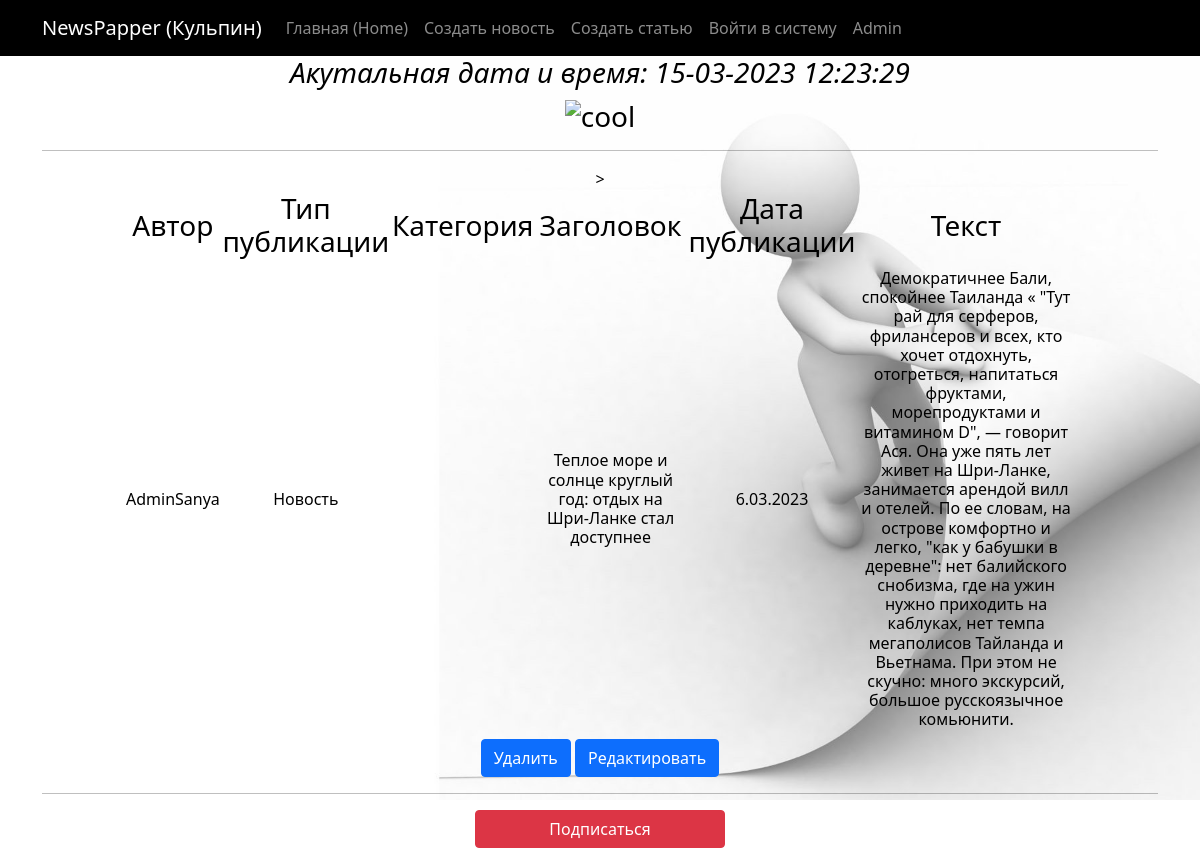
The page /news/16 on the database its author committed.
### news/models.py (models this page shows, shortened)
class Post(models.Model):
    article = 'AR'
    news = 'NE'
    POST_TYPES = [
        (article, 'Статья'),
        (news, 'Новость')
    ]
    author = models.ForeignKey(Author, on_delete=models.CASCADE)
    post_type = models.CharField(max_length=2, choices=POST_TYPES)
    time_created = models.DateTimeField(auto_now_add=True)
    categories = models.ManyToManyField(Category, through='PostCategory')
    title = models.CharField(max_length=255)
    text = models.TextField()
    rating = models.FloatField(default=0.0)

class Author(models.Model):
    rating = models.FloatField(default=0.0)
    user = models.OneToOneField(User, on_delete=models.CASCADE)
    def __str__(self):
        return self.user.username

### news/views.py (the view)
# urls.py: path('<int:pk>', PostDetail.as_view(), name='postdetail'),
class PostDetail(DetailView):
    model = Post
    template_name = 'news_pk.html'
    context_object_name = 'post'

### news/templatetags/custom_filters.py (called while the page is built)
@register.filter()
def currency(value, code='rub'):
   postfix = CURRENCIES_SYMBOLS[code]
   return f'{value} {postfix}'

@register.filter()
def censor(value):
   bad_words = ('скотина', 'бляха')
   if not isinstance(value, str):
      raise TypeError(f"unresolved type '{type(value)}' expected  type 'str'")
   for word in value.split():
      if word.lower() in bad_words:
         value = value.replace(word, f"{word[0]}{'*' * (len(word) - 2)}{word[-1]}")
   return value

### news/templatetags/custom_tags.py (called while the page is built)
@register.simple_tag()
def current_time(format_string='%d-%m-%Y %H:%M:%S'):
   return datetime.utcnow().strftime(format_string)

### templates/news_pk.html (shortened to what this page needs)
{% extends 'flatpages/default.html' %}
{% load custom_filters %}
{% load custom_tags %}
{% block content %}
   <h3><em>Акутальная дата и время: {% current_time '%d-%m-%Y %H:%M:%S' %}</em></h3>
   <h3><p>{{ next_sale|default_if_none:"Скоро обновление новостей!" }}<img src="https://html5-editor.net/tinymce/plugins/emoticons/img/smiley-cool.gif" alt="cool" /></p> </h3>
   <hr>
   {% if post %}
       <table>
           <tr>
               <td><h3>Автор</h3></td>
               <td><h3>Тип публикации</h3></td>
               <td><h3>Категория</h3></td>
               <td><h3>Заголовок</h3></td>
               <td><h3>Дата публикации</h3></td>
               <td><h3>Текст</h3></td>
           </tr>
           <tr>
               <td><h6>{{ post.author | currency:'Fi' | censor}}</h6></td>
               <td><h6>{{ post.get_post_type_display }}</h6></td>
               <td><h6>{% for category in post.categories.all %}  {{categories}} {% endfor %} </h6></td>
               <td><h6>{{ post.title | censor}}</h6></td>
               <td><h6>{{ post.time_created|date:'j.m.Y' }}</h6></td>
               <td><h6>{{ post.text | censor }}</h6></td>>
           </tr>
       </table>
   {% else %}
       <h2>Постов нет!!</h2>
   {% endif %}
<a class="btn btn-primary" href="{% url 'post_delete' post.id %}"> Удалить </a>
<a class="btn btn-primary" href="{% url 'post_update' post.id %}"> Редактировать </a>
<hr>
<button type="button" class="btn btn-danger" href=" ">Подписаться</button>
{% endblock content %}

### templates/news_pk.html (style rules this page uses)
table { width: 950px; margin: auto; }
td { text-align: center; }
button { width: 250px; margin: auto; }

### rows shown on the page
Post: author|censor "AdminSanya", post_type "Новость", title|censor "Теплое море и солнце круглый год: отдых на Шри-Ланке стал доступнее", time_created "6.03.2023", text|censor "Демократичнее Бали, спокойнее Таиланда « \"Тут рай для серферов, фрилансеров и всех, кто хочет отдохнуть, отогреться, напитаться фруктами, морепродуктами и витамином D\", — говорит Ася. Она уже пять лет живет на Шри-Ланке, занимается арендой вилл и отелей. По ее словам, на острове комфортно и легко, \"как у бабушки в деревне\": нет балийского снобизма, где на ужин нужно приходить на каблуках, нет темпа мегаполисов Тайланда и Вьетнама. При этом не скучно: много экскурсий, большое русскоязычное комьюнити."
